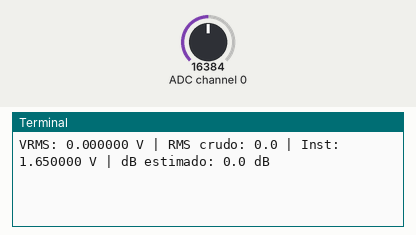
Simulated run of this program. Board: Raspberry Pi (BCM pin numbers). On the bench: the last lines printed to the terminal. The test bench sets the inputs (shaded band); at power-on: ADC channel 0 = 16384 (analog values on the 0–32767 scale). The clock reads 2024-03-15 10:24:30 at power-on unless the program sets it.

Above: at 1.2 s.
1.3 s: ADC channel 0 set to 22936
At 2.7 s:
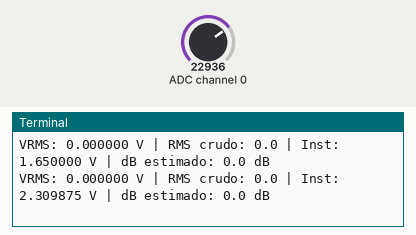
2.8 s: ADC channel 0 set to 28834
At 4.6 s:
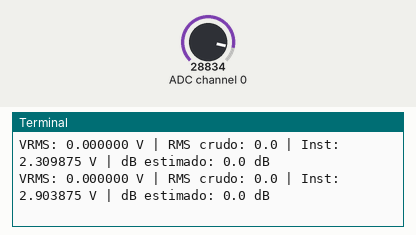
Timing chart, 0 to 6.1 s (numbered marks = the images above; inputs shaded):
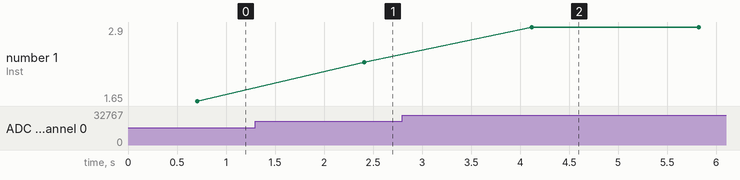

Measured:
- after the input at 1.3 s, the terminal: prints a new line after 1.1 s (image 1)
- after the input at 2.8 s, the terminal: prints a new line after 1.3 s (image 2)
- plotted number 1: 1.65 → 2.31 after the input at 1.3 s, 2.31 → 2.9 after the input at 2.8 s

The program:

pruebaADC.py
```python
import smbus
import time
import math

ADS1115_ADDR = 0x48

POINTER_CONVERT = 0x00
POINTER_CONFIG = 0x01

CONFIG_OS_SINGLE    = 0x8000
CONFIG_MUX_AIN0     = 0x4000
CONFIG_GAIN = 0x0200
CONFIG_MODE_SINGLE  = 0x0100
CONFIG_DR_128SPS    = 0x0080
CONFIG_COMP_DISABLE = 0x0003

CONFIG = (CONFIG_OS_SINGLE | CONFIG_MUX_AIN0 | CONFIG_GAIN |
          CONFIG_MODE_SINGLE | CONFIG_DR_128SPS | CONFIG_COMP_DISABLE)

bus = smbus.SMBus(1)

BIT_TO_VOLT = 0.125 / 1000.0
OFFSET_DB = 30

def leer_raw_adc():
    msb = (CONFIG >> 8) & 0xFF
    lsb = CONFIG & 0xFF
    bus.write_i2c_block_data(ADS1115_ADDR, POINTER_CONFIG, [msb, lsb])
    time.sleep(0.008)

    data = bus.read_i2c_block_data(ADS1115_ADDR, POINTER_CONVERT, 2)
    valor = (data[0] << 8) | data[1]
    if valor > 0x7FFF:
        valor -= 0x10000
    return valor

def medir_rms(duracion=0.7):
    muestras = []
    inicio = time.time()

    while (time.time() - inicio) < duracion:
        val = leer_raw_adc()
        muestras.append(val)

    if not muestras:
        return 0.0, 0.0, 0.0

    promedio = sum(muestras) / len(muestras)
    sin_offset = [x - promedio for x in muestras]
    cuadrado = [x ** 2 for x in sin_offset]
    rms_raw = math.sqrt(sum(cuadrado) / len(cuadrado))

    volt_rms = rms_raw * BIT_TO_VOLT
    volt_inst = muestras[0] * BIT_TO_VOLT
    return volt_rms, volt_inst, rms_raw

def voltaje_to_db(volt_rms, volt_ref=1e-6):
    if volt_rms <= 0:
        return 0
    db = 20 * math.log10(volt_rms / volt_ref) - 35
    if rms_crudo:
        factor = math.log10(rms_crudo + 1)
        db += 15 * factor
    return max(0, db)


if __name__ == "__main__":
    try:
        while True:
            v_rms, v_inst, rms_crudo = medir_rms(duracion=0.7)
            db = voltaje_to_db(v_rms)
            print(f"VRMS: {v_rms:.6f} V | RMS crudo: {rms_crudo:.1f} | Inst: {v_inst:.6f} V | dB estimado: {db:.1f} dB")
            time.sleep(1)
    except KeyboardInterrupt:
        print("\nCalibración detenida.")
    except Exception as e:
        print("Error al medir:", str(e))
```
